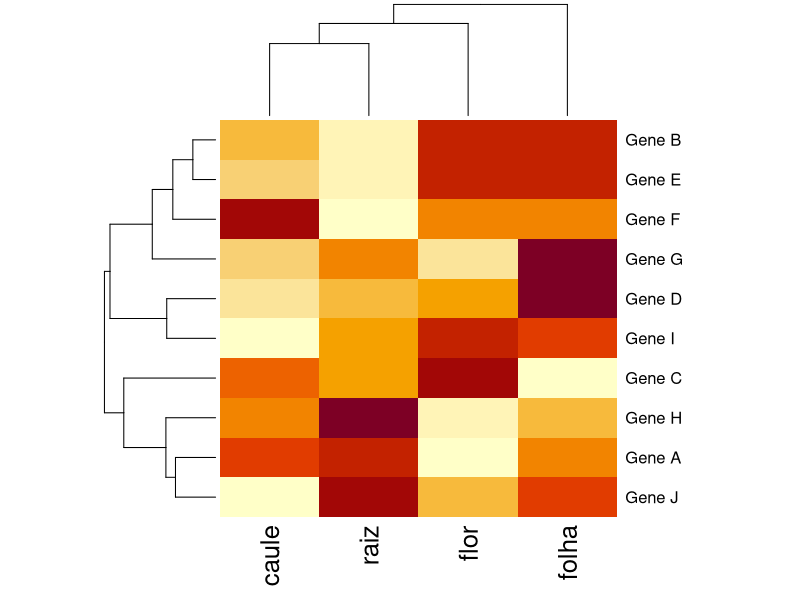
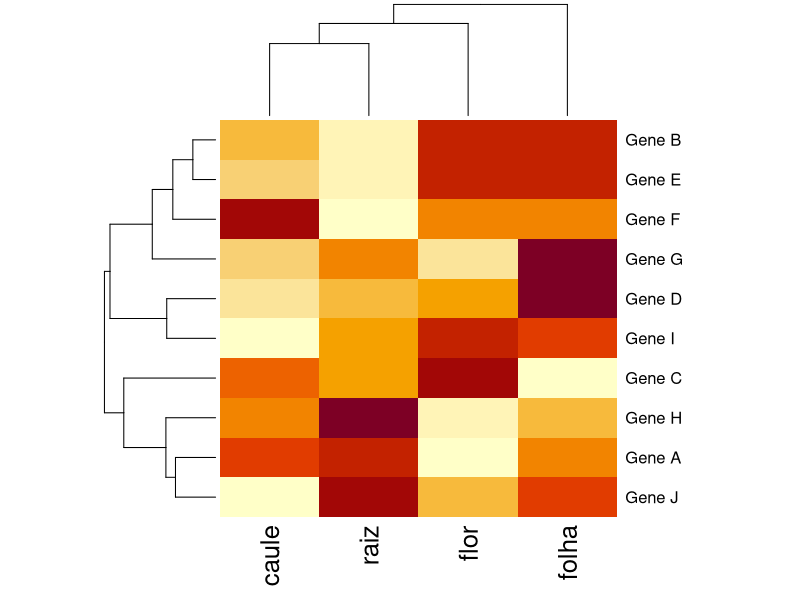
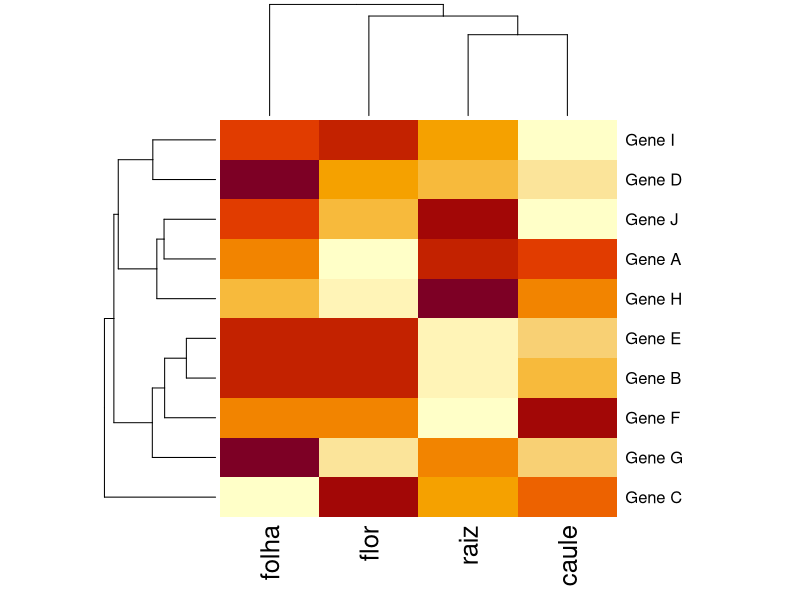
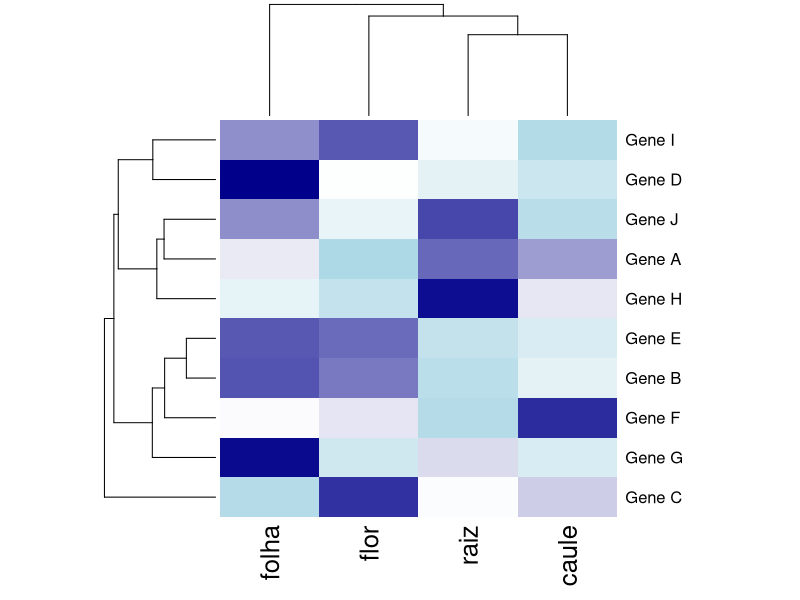
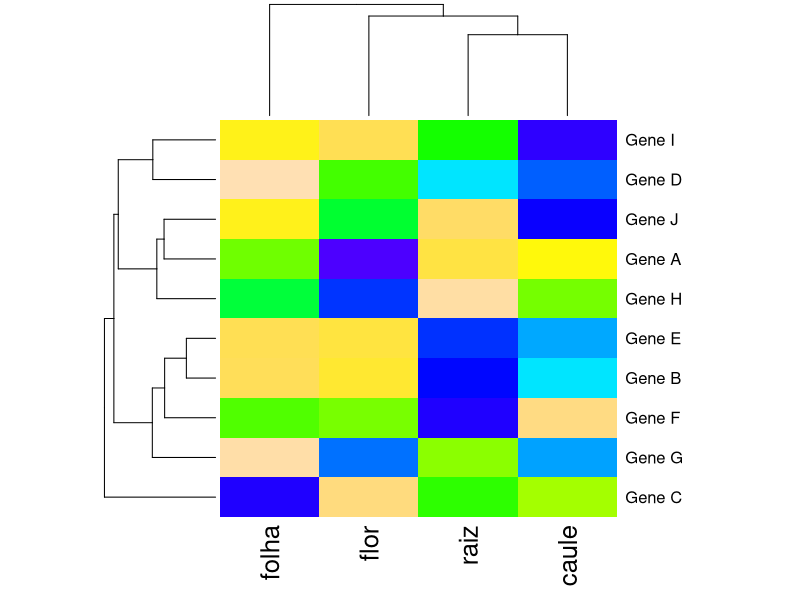
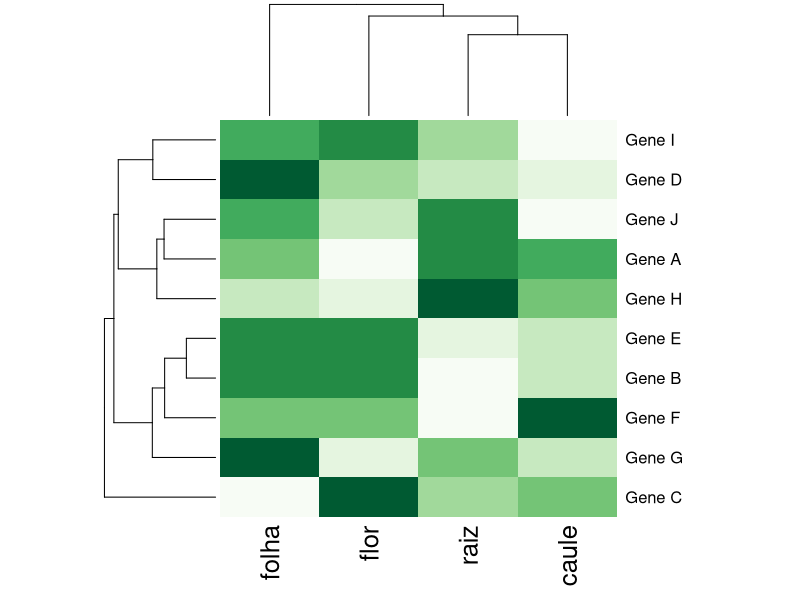
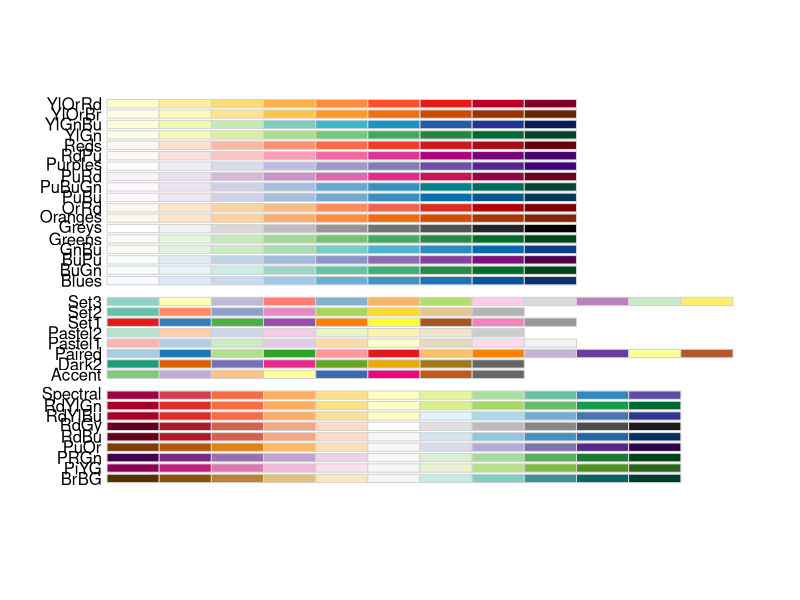

The R source for these figures, in order:
#Criado por Amanda Fanelli em 03/2021
#Conteudo disponivel no instagram phd_amandafanelli

#Para criar um heatmap ou mapa de calor no R, precisamos dos dados numéricos na forma de uma matriz

# Com as linhas abaixo, vamos gerar uma matriz e chamá-la de test, com os dados de exemplo (não se preocupe se nao entender essa parte)
test <- matrix(rnorm(300), 10, 4)
colnames(test) <- c("folha","raiz","caule","flor")
rownames(test) <- paste("Gene", LETTERS[seq(from = 1, to = 10)], sep = " ")

#Agora, para criar um heatmap basta utilizar a função heatmap(), usando a matriz test:
heatmap(test)


#Este é o heatmap mais simples que podemos criar. Agora, podemos ajustar vários parametros dentro da função heatmap (Argumentos)
#Veja os parâmetros que podem ser modificados dentro da função heatmap usando a ajuda
? heatmap

#Existem diversos argumentos da função heatmap, que podem ser modificados. Quando não definimos todos eles, a função utiliza o valor padrao (default)
#Veja que o primeiro argumento é x, a matriz com os dados a serem plotados. Como mat é o primeiro argumento, simplesemente omitimos
#Ou seja, no R, podemos seguir a ordem dos argumentos das funções, ou entao especificá-los (importante quando nao seguimos a ordem). Assim obtemos o mesmo resultado se fizermos:
heatmap (x = test)


#Observe que o R adiciona dendrogramas, agrupando os valores (clusterização). Podemos mudar os metodos de clusterização

#Para as linhas
drow <- dist(test, method = "euclidean") #escolher método (euclidian,maximum,manhattan,canberra,binary ou minkowski)
hrow <- hclust (drow, method = "average") #escolher método (single, complete, average, mcquitty, median ou centroid)

#Para as colunas
dcol<-dist(t(test), method = "euclidean")
hcol<-hclust(dcol, method = "average")


#Plotando o heatmap
heatmap(test,
        Rowv = as.dendrogram(hrow),
        Colv = as.dendrogram(hcol)
        )


#Podemos trocar as cores do heatmap, criando uma paleta de cores

pal <- colorRampPalette(c("lightblue","white", "darkblue" ))(n=299)

heatmap(test,
        Rowv = as.dendrogram(hrow),
        Colv = as.dendrogram(hcol),
        col = pal
        )

# O R possui algumas paletas prontas que você pode usar
heatmap(test,
        Rowv = as.dendrogram(hrow),
        Colv = as.dendrogram(hcol),
        col = topo.colors(299)
        )
#Além de topo.colors, existem outros que você pode testar como rainbow(), terrain.color(), heat.colors(),cm.colors()

#Ou voce pode usar as paletas do pacote Rcolorbrewer, que traz várias opções mais elegantes
library(RColorBrewer)
heatmap(test,
        Rowv = as.dendrogram(hrow),
        Colv = as.dendrogram(hcol),
        col = brewer.pal(8,"Greens")
        )
#Veja as opções disponiveis com o código abaixo
display.brewer.all()
